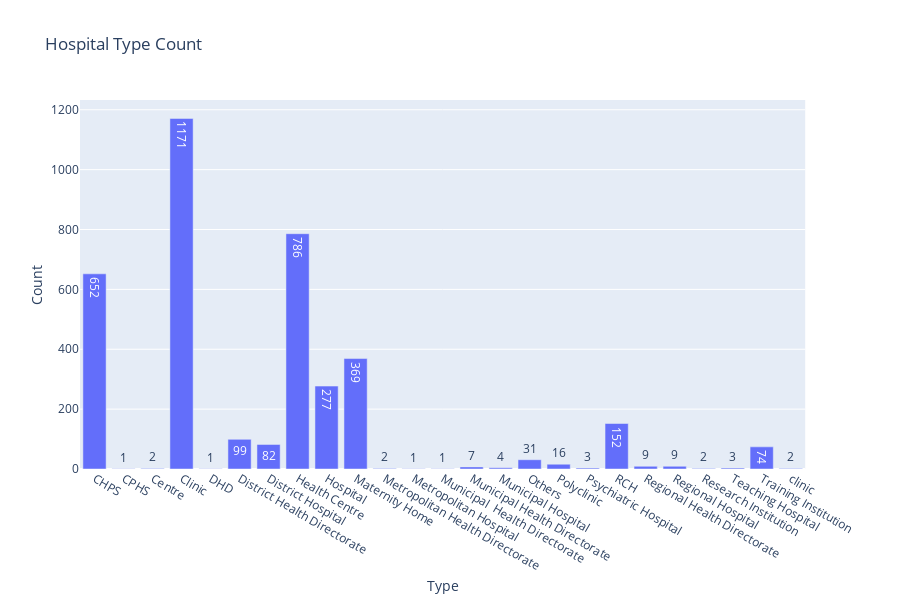

Notebook code cell kept with this figure:
### Code cell
px.bar(type_group,x='Type',y='Count',text='Count',title='Hospital Type Count')

### Figure 1 — Plotly figure (JSON) as saved in the notebook; plotly's stock layout.template omitted (floating-point values rounded to 4 significant figures)
{"data": [{"alignmentgroup": "True", "hoverlabel": {"namelength": 0}, "hovertemplate": "Type=%{x}<br>Count=%{text}", "legendgroup": "", "marker": {"color": "#636efa"}, "name": "", "offsetgroup": "", "orientation": "v", "showlegend": false, "text": [652, 1, 2, 1171, 1, 99, 82, 786, 277, 369, 2, 1, 1, 7, 4, 31, 16, 3, 152, 9, 9, 2, 3, 74, 2], "textposition": "auto", "type": "bar", "x": ["CHPS", "CPHS", "Centre", "Clinic", "DHD", "District Health Directorate", "District Hospital", "Health Centre", "Hospital", "Maternity Home", "Metropolitan Health Directorate", "Metropolitan Hospital", "Municipal  Health Directorate", "Municipal Health Directorate", "Municipal Hospital", "Others", "Polyclinic", "Psychiatric Hospital", "RCH", "Regional Health Directorate", "Regional Hospital", "Research Institution", "Teaching Hospital", "Training Institution", "clinic"], "xaxis": "x", "y": [652, 1, 2, 1171, 1, 99, 82, 786, 277, 369, 2, 1, 1, 7, 4, 31, 16, 3, 152, 9, 9, 2, 3, 74, 2], "yaxis": "y"}], "layout": {"barmode": "relative", "height": 600, "legend": {"tracegroupgap": 0}, "title": {"text": "Hospital Type Count"}, "xaxis": {"anchor": "y", "domain": [0, 0.98], "title": {"text": "Type"}}, "yaxis": {"anchor": "x", "domain": [0, 1], "title": {"text": "Count"}}}}
